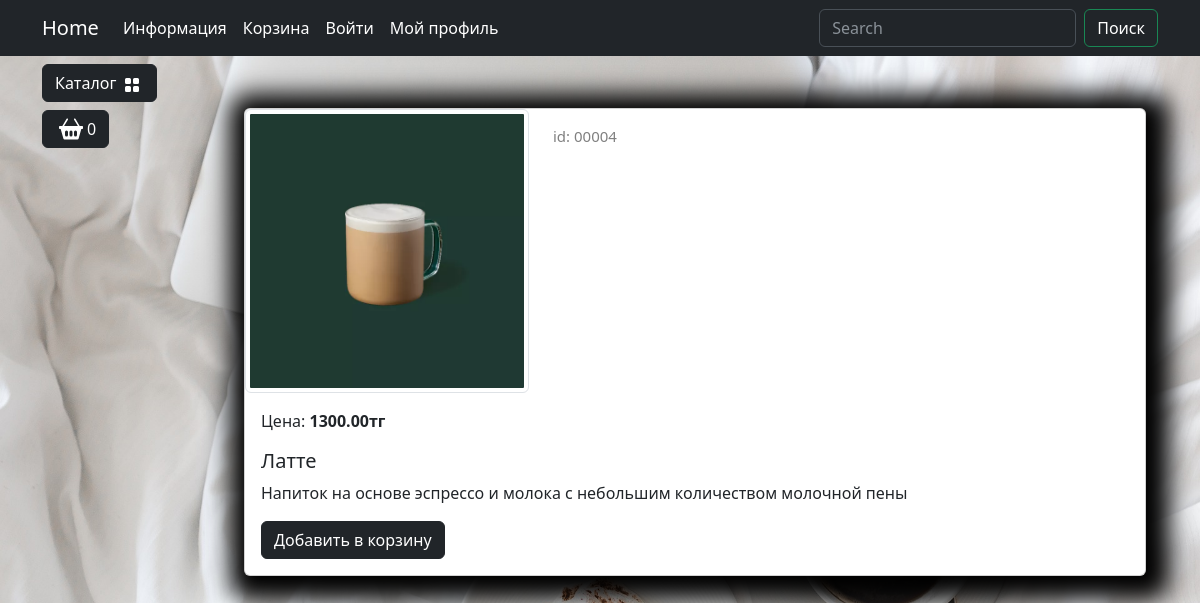
Page /catalog/product/latte/ on the committed database.
### goods/models.py (models this page shows, shortened)
class Products(models.Model):
    name = models.CharField(max_length=150, unique=True, verbose_name='Название')
    slug = models.SlugField(max_length=200, unique=True, blank=True, null=True, verbose_name='URL')
    description = models.TextField(blank=True, null=True, verbose_name='Описание')
    image = models.ImageField(upload_to='goods_images', blank=True, null=True, verbose_name='Изображение')
    price = models.DecimalField(default=0.00, max_digits=7, decimal_places=2, verbose_name='Цена')
    discount = models.DecimalField(default=0.00, max_digits=4, decimal_places=2, verbose_name='Скидка в %')
    quantity = models.PositiveIntegerField(default=0, verbose_name='Количество')
    category = models.ForeignKey(to=Categories, on_delete=models.CASCADE, verbose_name='Категория')
    class Meta:
        db_table: str = 'product'
        verbose_name = 'Продукт'
        verbose_name_plural = 'Продукты'
        ordering = ("id",)
    def display_id(self):
        return f"{self.id:05}"
    def sell_price(self):
        if self.discount:
            return round(self.price - self.price*self.discount/100, 2)
        return self.price

### goods/views.py (the view)
# urls.py: path('product/<slug:product_slug>/', views.product, name='product'),
def product(request, product_slug):
    product = Products.objects.get(slug=product_slug)
    context = {"product": product}
    return render(request, "goods/product.html", context=context)

### goods/templatetags/goods_tags.py (called while the page is built)
@register.simple_tag()
def tag_categories():
    return Categories.objects.all()

### goods/templates/goods/product.html (shortened to what this page needs)
{% extends "base.html" %}
{% load static %}
{% block content %}
<div class="container mt-5">
    <div class="card mb-4 custom-shadow">
        <div class="row">
            <div class="col-md-4">
                <img src="{{ product.image.url }}"
                    class="img-thumbnail" data-bs-toggle="modal" data-bs-target="#imageModal1">
            </div>
            <div class="col-md-4 ">
                <p class="product_id mt-3">id: {{ product.display_id }}</p>
            </div>
        </div>
        <div class="card-body">
            <p class="card-text">Цена: <strong>{{ product.sell_price }}тг</strong></p>
            <h5 class="card-title">{{ product.name }}</h5>
            <p class="card-text">{{ product.description }}</p>
            <a href="#" class="btn btn-dark add-to-cart">Добавить в корзину</a>
        </div>
    </div>
</div>
{% endblock %}

### main/static/deps/css/my_css.css (style rules this page uses)
body { background-image: url("../images/coffee-image.jpg"); background-repeat: no-repeat; background-attachment: fixed; background-position: center center; background-size: cover; height: 100%; }
.custom-shadow { box-shadow: 5px 5px 25px 19px #000000; }
.product_id { color: gray; font-size: 15px; }

### rows in the picture
Products: image (picture), display_id "00004", sell_price "1300.00", name "Латте", description "Напиток на основе эспрессо и молока с небольшим количеством молочной пены"
